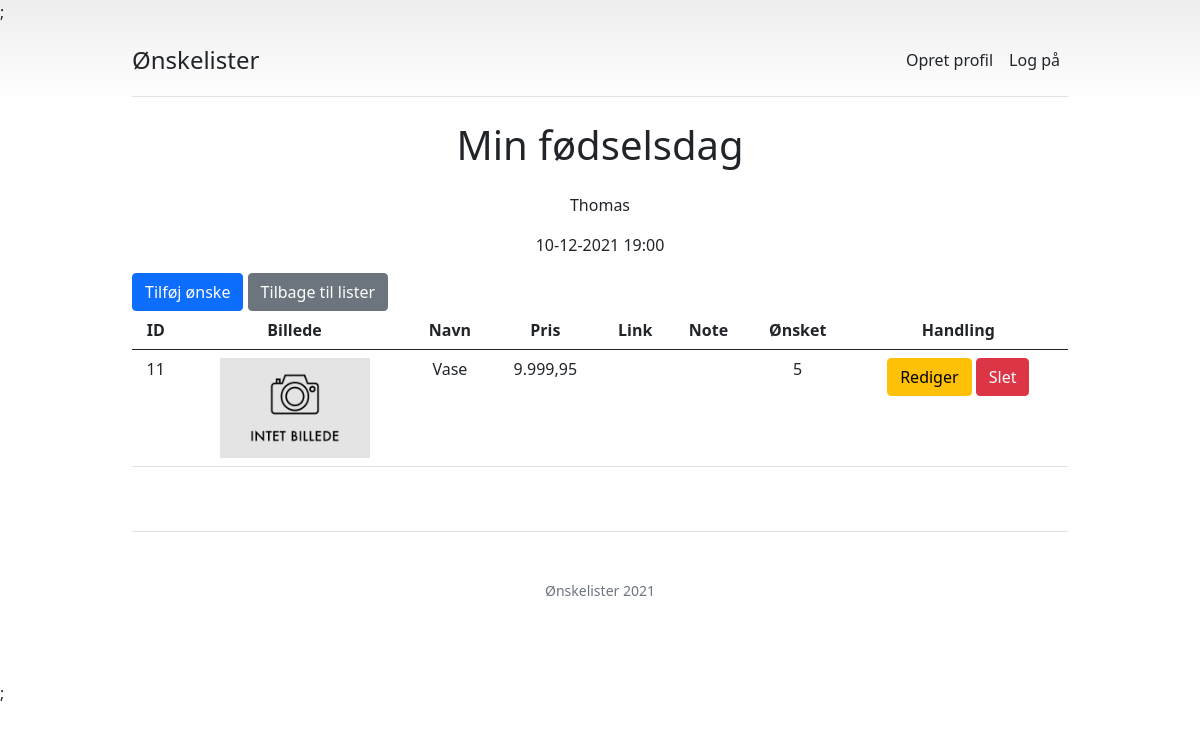
Screenshot of /gift/read.php?list=4 with the database file from the repository.
### tables this page shows
CREATE TABLE `wish_lists` (
  `list_id` bigint(20) NOT NULL,
  `list_date` datetime DEFAULT NULL,
  `list_title` text DEFAULT NULL,
  `list_subtitle` text DEFAULT NULL,
  `list_link` varchar(255) DEFAULT NULL,
  `list_user` bigint(20) DEFAULT NULL,
  `list_code` varchar(255) NOT NULL,
  `list_active` tinyint(1) NOT NULL DEFAULT 1
);

CREATE TABLE `wish_gifts` (
  `gift_id` bigint(20) NOT NULL,
  `gift_image` varchar(255) DEFAULT NULL,
  `gift_name` varchar(255) DEFAULT NULL,
  `gift_qty` int(11) NOT NULL DEFAULT 1,
  `gift_reservations` int(11) NOT NULL DEFAULT 0,
  `gift_price` decimal(10,2) NOT NULL DEFAULT 0.00,
  `gift_note` varchar(255) DEFAULT NULL,
  `gift_link` varchar(255) DEFAULT NULL,
  `gift_list` bigint(20) NOT NULL
);

### app/includes/classes/simple.db.class.php (called while the page is built, shortened)
<?php
class SimpleDB
{
  public $isConn;
  public function __construct( $db_conn = array('host' => 'localhost', 'user' => 'root','pass' => '','database' => 'test', ) )
  {
    $host = isset($db_conn['host']) ? $db_conn['host'] : 'localhost' ;
    $user = isset($db_conn['user']) ? $db_conn['user'] : 'root' ;
    $pass = isset($db_conn['pass']) ? $db_conn['pass'] : '' ;
    $database = isset($db_conn['database']) ? $db_conn['database'] : die('no database set') ;
    $connection = mysqli_connect($host, $user, $pass,$database);
    if($connection)
    {
      $this->isConn = $connection;
    }
  }
  public function Select($SQLStatement)
  {
    $con =  $this->isConn;
    if ($con)
    {
      $q = $con->query($SQLStatement);
      $row = $q->num_rows;
      if($row <1)
      {
        $result = $row;
      }
      else if($row == 1)
      {
        $result = array($q->fetch_assoc());
      }
      return $result;
      }
  }
  public function CleanDBData($Data)
  {
    $con =  $this->isConn;
    $str = mysqli_real_escape_string($con,$Data);
    return $str;
  }
}

### app/includes/config.php (called while the page is built, shortened)
<?php
require 'classes/simple.db.class.php';
$app['version'] = '1.0';
$app['cookie_name'] = 'session';
$app['session_name'] = 'user';
$app['list_name'] = 'list';
$app['db_prefix'] = 'wish_';
$app['db'] = new SimpleDB(['host' => 'localhost', 'user' => 'root','pass' => '','database' => 'dev']);
$app['url'] = 'http://localhost/wishlist';
$app['asset'] = $app['url'] . '/public/assets';
$app['name'] = 'Ønskelister';
$app['title'] = 'Ønskelister - Ønskelister til alle begivenheder';

### gift/read.php (the view, shortened to what this page needs)
<?php include '../app/templates/header.php'; ?>
<?php include '../app/templates/app.php'; ?>
<?php
$list_id = $app['db']->CleanDBData($_GET['list']);
$list = $app['db']->Select('select * from wish_lists where list_id = ' . $list_id);
$gifts = $app['db']->Select('select * from wish_gifts where gift_list = ' . $list_id);
?>
</head>
<body>
<?php include '../app/templates/nav.php'; ?>
  <main>
  <h2 id="produkter" class="display-6 text-center mb-4"><?php echo $list[0]['list_title']; ?></h2>
    <p class="text-center"><?php echo $list[0]['list_subtitle']; ?></p>
    <p class="text-center"><?php echo date('d-m-Y H:i', strtotime($list[0]['list_date'])); ?></p>
    <a href="<?php echo $app['url'] ?>/gift/create?list=<?php echo $list[0]['list_id']; ?>"><button type="button" class=" btn btn-primary">Tilføj ønske</button></a>
    <a href="<?php echo $app['url'] ?>/list/read"><button type="button" class=" btn btn-secondary">Tilbage til lister</button></a>
    <?php if(!empty($gifts)): ?>
    <div class="table-responsive">
      <table class="table text-center">
        <thead>
          <tr>
            <th>ID</th>
            <th>Billede</th>
            <th>Navn</th>
            <th>Pris</th>
            <th>Link</th>
            <th>Note</th>
            <th>Ønsket</th>
            <th>Handling</th>
          </tr>
        </thead>
        <tbody>
          <?php foreach($gifts as $gift): ?>
            <tr>
              <td><?php echo $gift['gift_id']; ?></td>
              <?php if(!empty($gift['gift_image'])): ?>
              <td><img src="<?php echo $gift['gift_image']; ?>" width="150" height="100"></td>
              <?php else: ?>
                <td><img src="<?php echo $app['url']; ?>/public/img/no-image.png" width="150" height="100"></td>
              <?php endif; ?>
              <td><?php echo $gift['gift_name']; ?></td>
              <td><?php echo number_format($gift['gift_price'],2,',','.'); ?></td>
              <?php if(!empty($gift['gift_link'])): ?>
              <th><a target="_blank" href="<?php echo $gift['gift_link']; ?>">Link</a></th>
              <?php else: ?>
                <td></td>
              <?php endif; ?>
              <td><?php echo $gift['gift_note']; ?></td>
              <td><?php echo $gift['gift_qty']; ?></td>
              <td>
                <a href="<?php echo $app['url']; ?>/gift/update?id=<?php echo $gift['gift_id']; ?>&list=<?php echo $list_id; ?>" class="btn btn-warning">Rediger</a>
                <a onclick="return confirm('Er du sikker?');" href="<?php echo $app['url']; ?>/gift/delete?id=<?php echo $gift['gift_id']; ?>&list=<?php echo $list_id; ?>" class="btn btn-danger">Slet</a>
            </td>
            </tr>
          <?php endforeach; ?>
        </tbody>
      </table>
    </div>
 <?php endif; ?>
  </main>
  <?php include '../app/templates/footer.php'; ?>

### public/css/app.css (style rules this page uses)
body { background-image: linear-gradient(180deg, #eee, #fff 100px, #fff); }
html { scroll-behavior: smooth; }

### rows the page displays
wish_lists: list_title "Min fødselsdag", list_subtitle "Thomas", list_date "10-12-2021 19:00"
wish_gifts: gift_id "11", gift_name "Vase", gift_price "9.999,95", gift_qty "5"

### other values shown
$app[$key] "Ønskelister"
$app['name'] "Ønskelister"
